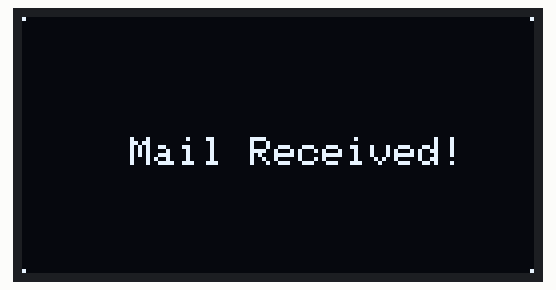
Simulated run of this sketch. Board: Arduino Uno, built with avr-gcc and run on an emulated ATmega328P. Parts: 128×64 one-colour display.

Above: at 0.1 s.

The sketch:

oled_prototyping.ino
```cpp
#include <Wire.h>
#include <Adafruit_SSD1306.h>
#include <Adafruit_GFX.h>

// OLED display TWI address
#define OLED_ADDR   0x3C

Adafruit_SSD1306 display(-1);

#if (SSD1306_LCDHEIGHT != 64)
#error("Height incorrect, please fix Adafruit_SSD1306.h!");
#endif

void setup() {

}

void loop() {
  // put your main code here, to run repeatedly:
  draw();
  delay(300);
  display.clearDisplay();
  delay(300);
}

void draw(void){
    // initialize and clear display
  display.begin(SSD1306_SWITCHCAPVCC, OLED_ADDR);
  display.clearDisplay();
  display.display();

  // display a pixel in each corner of the screen
  display.drawPixel(0, 0, WHITE);
  display.drawPixel(127, 0, WHITE);
  display.drawPixel(0, 63, WHITE);
  display.drawPixel(127, 63, WHITE);

  // display a line of text
  display.setTextSize(1);
  display.setTextColor(WHITE);
  display.setCursor(27,30);
  display.print("Mail Received!");

  // update display with all of the above graphics
  display.display();
}
```

Measured:
- what the display in image 0 shows lasts 0.6 s, from 0.1 s to 0.7 s
